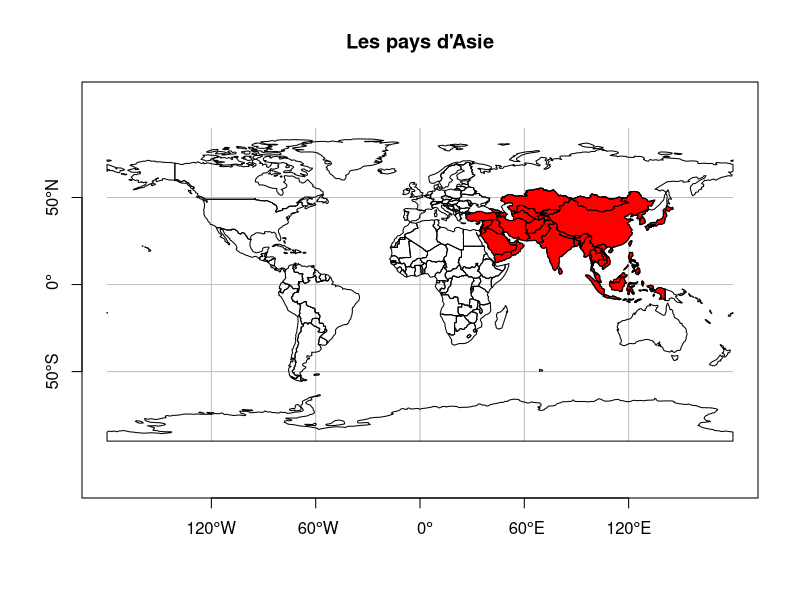

Recreate this plot in R.
## ---- chunk 1
#| label: load-package
#| echo: false
#| warning: false
library(sf)
library(spData)
## ---- chunk 2
#| label: world-class
#| class-output: output
class(world)
dim(world)
names(world)
## ---- chunk 3
#| label: world-mini
#| class-output: output

world_mini <- world[1:2, 1:3]
world_mini
## ---- chunk 4
#| label: load-sf
#| class-output: output
library(sf)
## ---- chunk 5
#| label: sf-dependencies
#| message: false
#| include: false
#tools::package_dependencies("sf", recursive = TRUE)
## ---- chunk 6
#| label: asia
world_asia <- world[world$continent == "Asia", ]
asia <- st_union(world_asia)
bbox <- st_bbox(world)

asia

world

## ---- chunk 7
#| label: asia-world_plot
#| fig-cap: "L' Asie dans le Monde. La zone asiatique colorée en rouge a été affichée avec les limites de cadre (bounding box) de la carte du Monde. L'ensemble des pays du Monde avec leurs frontières respectives ont été ensuite affichés au-dessus de la zone déjà tracée."
#| cap-location: margin
#| fig-width: 10
#| fig-height: 6
#| fig-format: svg
#| layout-align: center

plot(
  asia, 
  xlim = c(bbox["xmin"], bbox["xmax"]), 
  ylim = c(bbox["ymin"],bbox["ymax"]),
  col = "red",
  graticule = TRUE,
  axes = TRUE,
  main = "Les pays d'Asie"
)

plot(
  st_geometry(world), 
  add = TRUE
)
